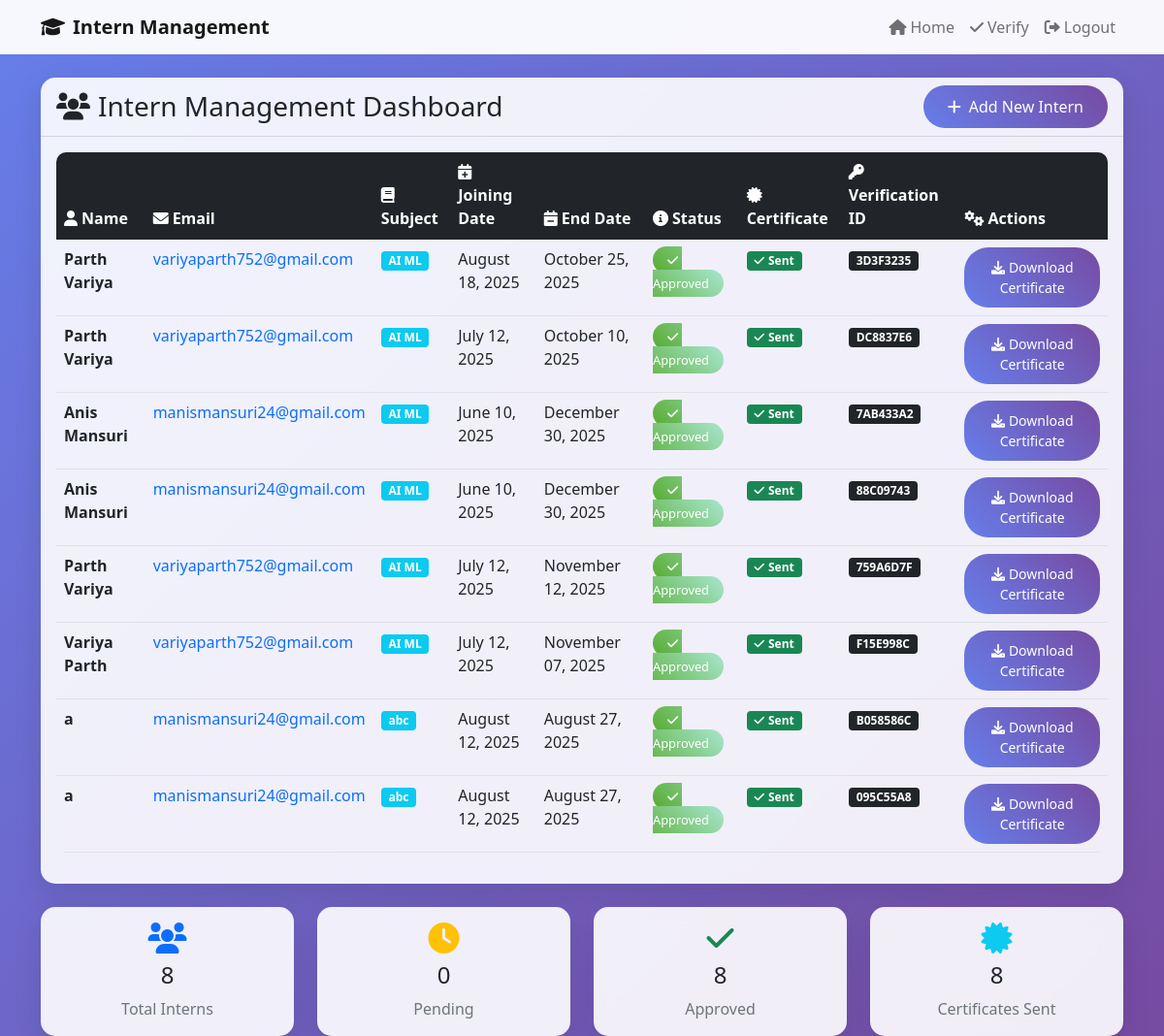
Screenshot of /dashboard (signed in) with the database file from the repository.
### app.py (models this page shows)
class Intern(db.Model):
    id = db.Column(db.Integer, primary_key=True)
    name = db.Column(db.String(100), nullable=False)
    email = db.Column(db.String(120), nullable=False)
    subject = db.Column(db.String(100), nullable=False)
    joining_date = db.Column(db.Date, nullable=False)
    end_date = db.Column(db.Date, nullable=False)
    status = db.Column(db.String(20), default='pending')
    certificate_sent = db.Column(db.Boolean, default=False)
    verification_id = db.Column(db.String(50), unique=True)

### app.py (the view)
@app.route('/dashboard')
@login_required
def dashboard():
    interns = Intern.query.all()
    return render_template('dashboard.html', interns=interns)

### app.py (called while the page is built)
@login_manager.user_loader
def load_user(user_id):
    return Admin.query.get(int(user_id))

### templates/dashboard.html (shortened to what this page needs)
{% extends "base.html" %}
{% block content %}
<div class="row">
    <div class="col-12">
        <div class="card">
            <div class="card-header bg-transparent">
                <div class="d-flex justify-content-between align-items-center">
                    <h3 class="mb-0">
                        <i class="fas fa-users me-2"></i>Intern Management Dashboard
                    </h3>
                    <div>
                        <a href="{{ url_for('add_intern') }}" class="btn btn-primary">
                            <i class="fas fa-plus me-2"></i>Add New Intern
                        </a>
                    </div>
                </div>
            </div>
            <div class="card-body">
                {% if interns %}
                <div class="table-responsive">
                    <table class="table table-hover">
                        <thead class="table-dark">
                            <tr>
                                <th><i class="fas fa-user me-1"></i>Name</th>
                                <th><i class="fas fa-envelope me-1"></i>Email</th>
                                <th><i class="fas fa-book me-1"></i>Subject</th>
                                <th><i class="fas fa-calendar-plus me-1"></i>Joining Date</th>
                                <th><i class="fas fa-calendar-minus me-1"></i>End Date</th>
                                <th><i class="fas fa-info-circle me-1"></i>Status</th>
                                <th><i class="fas fa-certificate me-1"></i>Certificate</th>
                                <th><i class="fas fa-key me-1"></i>Verification ID</th>
                                <th><i class="fas fa-cogs me-1"></i>Actions</th>
                            </tr>
                        </thead>
                        <tbody>
                            {% for intern in interns %}
                            <tr>
                                <td><strong>{{ intern.name }}</strong></td>
                                <td>
                                    <a href="mailto:{{ intern.email }}" class="text-decoration-none">
                                        {{ intern.email }}
                                    </a>
                                </td>
                                <td><span class="badge bg-info">{{ intern.subject }}</span></td>
                                <td>{{ intern.joining_date.strftime('%B %d, %Y') }}</td>
                                <td>{{ intern.end_date.strftime('%B %d, %Y') }}</td>
                                <td>
                                    {% if intern.status == 'pending' %}
                                        <span class="status-pending">
                                            <i class="fas fa-clock me-1"></i>Pending
                                        </span>
                                    {% elif intern.status == 'approved' %}
                                        <span class="status-approved">
                                            <i class="fas fa-check me-1"></i>Approved
                                        </span>
                                    {% elif intern.status == 'rejected' %}
                                        <span class="status-rejected">
                                            <i class="fas fa-times me-1"></i>Rejected
                                        </span>
                                    {% endif %}
                                </td>
                                <td>
                                    {% if intern.certificate_sent %}
                                        <span class="badge bg-success">
                                            <i class="fas fa-check me-1"></i>Sent
                                        </span>
                                    {% else %}
                                        <span class="badge bg-secondary">
                                            <i class="fas fa-clock me-1"></i>Not Sent
                                        </span>
                                    {% endif %}
                                </td>
                                <td>
                                    {% if intern.verification_id %}
                                        <span class="badge bg-dark">{{ intern.verification_id }}</span>
                                    {% else %}
                                        <span class="text-muted">Not Generated</span>
                                    {% endif %}
                                </td>
                                <td>
                                    <div class="btn-group" role="group">
                                        {% if intern.status == 'pending' %}
                                            <a href="{{ url_for('approve_intern', intern_id=intern.id) }}"
                                               class="btn btn-success btn-sm"
                                               onclick="return confirm('Are you sure you want to approve this intern?')">
                                                <i class="fas fa-check me-1"></i>Approve
                                            </a>
                                            <a href="{{ url_for('reject_intern', intern_id=intern.id) }}"
                                               class="btn btn-danger btn-sm"
                                               onclick="return confirm('Are you sure you want to reject this intern?')">
                                                <i class="fas fa-times me-1"></i>Reject
                                            </a>
                                        {% elif intern.status == 'approved' %}
                                            <a href="{{ url_for('download_certificate', intern_id=intern.id) }}"
                                               class="btn btn-primary btn-sm">
                                                <i class="fas fa-download me-1"></i>Download Certificate
                                            </a>
                                        {% endif %}
                                    </div>
                                </td>
                            </tr>
                            {% endfor %}
                        </tbody>
                    </table>
                </div>
                {% endif %}
            </div>
        </div>
    </div>
</div>
<div class="row mt-4">
    <div class="col-md-3">
        <div class="card text-center">
            <div class="card-body">
                <i class="fas fa-users fa-2x text-primary mb-2"></i>
                <h4>{{ interns|length }}</h4>
                <p class="text-muted mb-0">Total Interns</p>
            </div>
        </div>
    </div>
    <div class="col-md-3">
        <div class="card text-center">
            <div class="card-body">
                <i class="fas fa-clock fa-2x text-warning mb-2"></i>
                <h4>{{ interns|selectattr('status', 'equalto', 'pending')|list|length }}</h4>
                <p class="text-muted mb-0">Pending</p>
            </div>
        </div>
    </div>
    <div class="col-md-3">
        <div class="card text-center">
            <div class="card-body">
                <i class="fas fa-check fa-2x text-success mb-2"></i>
                <h4>{{ interns|selectattr('status', 'equalto', 'approved')|list|length }}</h4>
                <p class="text-muted mb-0">Approved</p>
            </div>
        </div>
    </div>
    <div class="col-md-3">
        <div class="card text-center">
            <div class="card-body">
                <i class="fas fa-certificate fa-2x text-info mb-2"></i>
                <h4>{{ interns|selectattr('certificate_sent', 'equalto', true)|list|length }}</h4>
                <p class="text-muted mb-0">Certificates Sent</p>
            </div>
        </div>
    </div>
</div>
{% endblock %}

### templates/base.html (style rules this page uses)
body { background: linear-gradient(135deg, #667eea 0%, #764ba2 100%); min-height: 100vh; }
.card { border: none; border-radius: 15px; box-shadow: 0 10px 30px rgba(0, 0, 0, 0.1); backdrop-filter: blur(10px); background: rgba(255, 255, 255, 0.9); }
.btn-primary { background: linear-gradient(45deg, #667eea, #764ba2); border: none; border-radius: 25px; padding: 10px 25px; }
.table { border-radius: 10px; overflow: hidden; }
.status-approved { background: linear-gradient(45deg, #56ab2f, #a8e6cf); color: white; padding: 5px 15px; border-radius: 20px; font-size: 0.8em; }

### rows the page displays
Intern: name "Parth Variya", email "variyaparth752@gmail.com", subject "AI ML", joining_date "August 18, 2025", end_date "October 25, 2025", status "approved" (drawn), certificate_sent True (drawn), verification_id "3D3F3235"
Intern: name "Parth Variya", email "variyaparth752@gmail.com", subject "AI ML", joining_date "July 12, 2025", end_date "October 10, 2025", status "approved" (drawn), certificate_sent True (drawn), verification_id "DC8837E6"
Intern: name "Anis Mansuri", email "manismansuri24@gmail.com", subject "AI ML", joining_date "June 10, 2025", end_date "December 30, 2025", status "approved" (drawn), certificate_sent True (drawn), verification_id "7AB433A2"
Intern: name "Anis Mansuri", email "manismansuri24@gmail.com", subject "AI ML", joining_date "June 10, 2025", end_date "December 30, 2025", status "approved" (drawn), certificate_sent True (drawn), verification_id "88C09743"
Intern: name "Parth Variya", email "variyaparth752@gmail.com", subject "AI ML", joining_date "July 12, 2025", end_date "November 12, 2025", status "approved" (drawn), certificate_sent True (drawn), verification_id "759A6D7F"
Intern: name "Variya Parth", email "variyaparth752@gmail.com", subject "AI ML", joining_date "July 12, 2025", end_date "November 07, 2025", status "approved" (drawn), certificate_sent True (drawn), verification_id "F15E998C"
Intern: name "a", email "manismansuri24@gmail.com", subject "abc", joining_date "August 12, 2025", end_date "August 27, 2025", status "approved" (drawn), certificate_sent True (drawn), verification_id "B058586C"
Intern: name "a", email "manismansuri24@gmail.com", subject "abc", joining_date "August 12, 2025", end_date "August 27, 2025", status "approved" (drawn), certificate_sent True (drawn), verification_id "095C55A8"

### other values shown
{{ interns|length }} "8"
{{ interns|selectattr('status', 'equalto', 'pending')|list|length }} "0"
{{ interns|selectattr('status', 'equalto', 'approved')|list|length }} "8"
{{ interns|selectattr('certificate_sent', 'equalto', true)|list|length }} "8"
